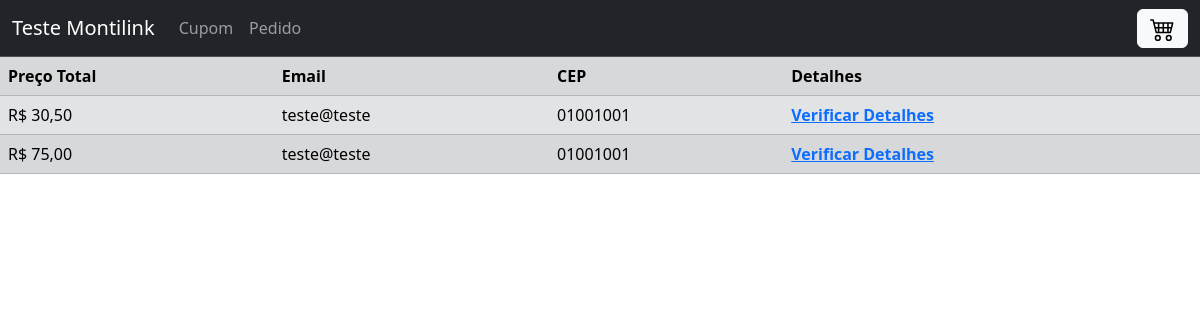
Screenshot of /index.php?class=Pedido&action=getAll with the database file from the repository.
### tables this page shows
CREATE TABLE IF NOT EXISTS `pedido` (
  `cod_pedido` int NOT NULL AUTO_INCREMENT,
  `preco_subtotal` double NOT NULL,
  `frete` double NOT NULL,
  `desconto` double NOT NULL,
  `email` varchar(250) NOT NULL,
  `cep` varchar(8) NOT NULL,
  `status` varchar(100) NOT NULL DEFAULT 'pendente',
  PRIMARY KEY (`cod_pedido`)
);

### controller/PedidoController.php (called while the page is built, shortened)
<?php
    require 'model/pedido.php';
    class PedidoController{
        public function getAll(){
            $pedido = new pedido();
            $_REQUEST['allPedidos'] = $pedido->getAll();
            require_once 'view/page/pedido.php';
        }
    }
?>

### model/model.php (called while the page is built, shortened)
<?php
    class model{
        public function __construct(){
            global $db;
            $this->db = $db;
        }
    }
?>

### model/pedido.php (called while the page is built, shortened)
<?php
    Class Pedido extends model{
        public function getAll(){
            $array = array();
            $sql = "SELECT * FROM PEDIDO ORDER BY cod_pedido asc";
            $sql = $this->db->query($sql);
            if($sql->rowCount() > 0){
                $array = $sql->fetchAll(\PDO::FETCH_ASSOC);
            }
            return $array;
        }
    }
?>

### view/page/pedido.php (the view, shortened to what this page needs)
<html>
    <?php require_once(__DIR__.'/../component/head.php');?>
    <body>
        <?php
            require_once(__DIR__.'/../component/menu.php');
            if (isset($_REQUEST['allPedidos']) && !empty($_REQUEST['allPedidos'])) {
        ?>
                <table class="table table-secondary table-striped">
                    <tr>
                        <th>Preço Total</th>
                        <th>Email</th>
                        <th>CEP</th>
                        <th>Detalhes</th>
                    </tr>
                    <?php foreach ($_REQUEST['allPedidos'] as $pedido): ?>
                        <tr>
                            <?php
                                $preco_total = $pedido['preco_subtotal'] + $pedido['frete'] - $pedido['desconto'];
                            ?>
                            <td><?php echo "R$ " . number_format($preco_total,2,",",".") ?></td>
                            <td><?php echo $pedido['email'] ?></td>
                            <td><?php echo $pedido['cep'] ?></td>
                            <th><a href="index.php?class=pedido&action=getAllItemFromPedido&cod_pedido=<?php echo $pedido['cod_pedido']?>">Verificar Detalhes</a></th>
                        </tr>
                    <?php endforeach ?>
                </table>
        <?php
            }else {
        ?>
            <h2 class="text-center mt-3">Pedidos Vazio</h2>
        <?php } ?>
    </body>
</html>

### index.php (shortened to what this page needs)
<?php
    if (isset($_GET['class']) && isset($_GET['action'])) {
        $metodo = $_GET['action'];
        $obj = new $classe();
        $obj->$metodo();
    }else {
        header("Location: index.php?class=Produto&action=getAll");
    }
?>

### view/component/head.php (shortened to what this page needs)
<head>
        <link rel="stylesheet" href="./view/style/style.css">
        <link href="https://cdn.jsdelivr.net/npm/bootstrap@5.3.2/dist/css/bootstrap.min.css" rel="stylesheet">
</head>

### view/component/menu.php (shortened to what this page needs)
<nav class="navbar bg-dark border-bottom border-body navbar-expand-md" data-bs-theme="dark">
  <div class="container-fluid">
    <a class="navbar-brand" href="index.php">Teste Montilink</a>
    <div class="collapse navbar-collapse" id="navbarSupportedContent">
      <ul class="navbar-nav me-auto mb-2 mb-lg-0">
        <li class="nav-item">
          <a class="nav-link" aria-current="page" href="index.php?class=Cupom&action=getAll">Cupom</a>
        </li>
        <li class="nav-item">
          <a class="nav-link" aria-current="page" href="index.php?class=Pedido&action=getAll">Pedido</a>
        </li>
      </ul>
      <div class="d-flex" id="navbarNav">
        <a href="index.php?class=carrinho&action=list" class="btn btn-light">
        </a>
      </div>
    </div>
  </div>
</nav>

### rows the page displays
pedido: preco_total "30,50", email "teste@teste", cep "01001001"
pedido: preco_total "75,00", email "teste@teste", cep "01001001"
